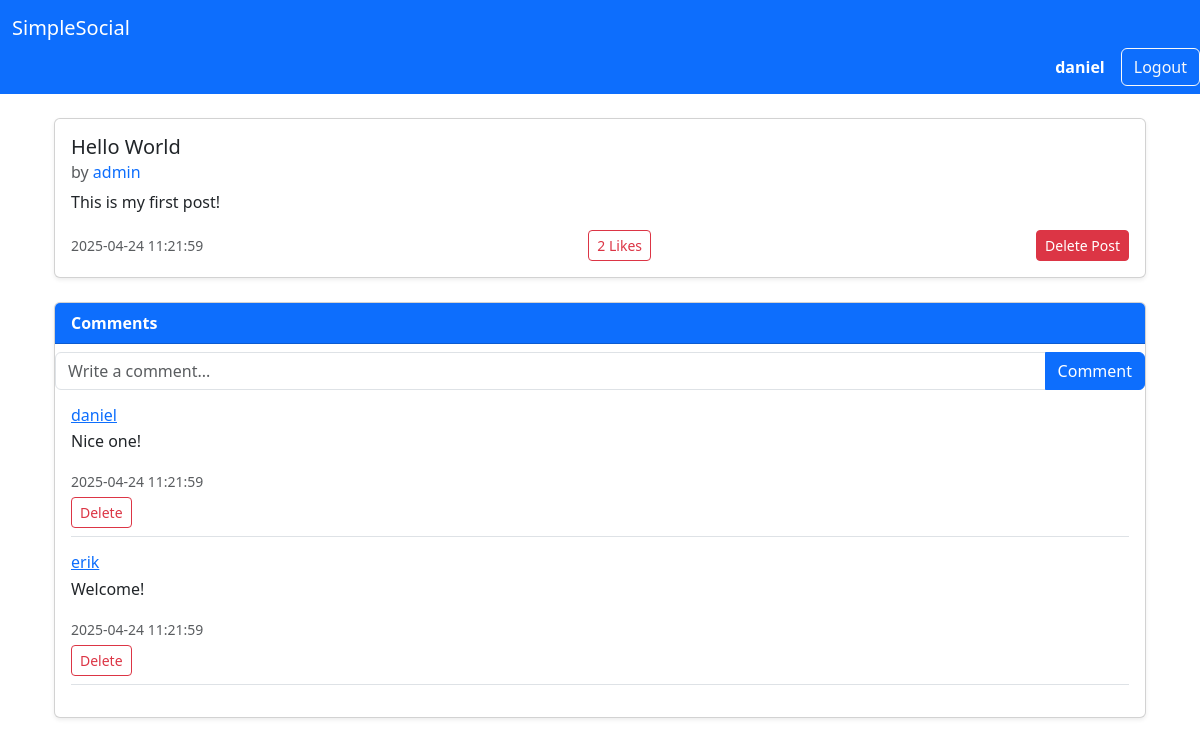
Screenshot of /post/1 (signed in) with the database file from the repository.
### tables this page shows
CREATE TABLE users (
    user_id INTEGER PRIMARY KEY,
    username VARCHAR(15) UNIQUE NOT NULL,
    password VARCHAR(255) NOT NULL,
    email VARCHAR(50) UNIQUE NOT NULL,
    role TEXT NOT NULL CHECK(role IN ('admin', 'user')),
    date TIMESTAMP DEFAULT CURRENT_TIMESTAMP
);

CREATE TABLE posts (
    post_id INTEGER PRIMARY KEY,
    user_id INTEGER NOT NULL,
    title TEXT NOT NULL,
    content TEXT NOT NULL,
    date TIMESTAMP DEFAULT CURRENT_TIMESTAMP,
    FOREIGN KEY (user_id) REFERENCES users (user_id)
);

CREATE TABLE comments (
    comment_id INTEGER PRIMARY KEY,
    post_id INTEGER NOT NULL,
    user_id INTEGER NOT NULL,
    content TEXT NOT NULL,
    date TIMESTAMP DEFAULT CURRENT_TIMESTAMP,
    FOREIGN KEY (post_id) REFERENCES posts (post_id),
    FOREIGN KEY (user_id) REFERENCES users (user_id)
);

### app.py (the view)
@app.route("/post/<int:post_id>", methods=["GET"])
def post(post_id):
    db = get_db()
    post = select_post_by_id(db, post_id)
    if not post:
        abort(404)
    comments = select_comments_by_post_id(db, post_id)
    return render_template('post.html', post=post, comments=comments)

### app.py (called while the page is built)
def get_db():
    if not hasattr(g, "_database"):
        print("Creating new database connection")
        g._database = create_connection(database)
    return g._database

@app.teardown_appcontext
def teardown_db(error):
    db = getattr(g, '_database', None)
    if db is not None:
        print("Closing database connection")
        db.close()

### setup_db.py (called while the page is built)
def create_connection(db_file):
    conn = None
    try:
        conn = sqlite3.connect(db_file)
        return conn
    except Error as e:
        print(f"Error: {e}")
    return conn

def select_post_by_id(conn, post_id):
    try:
        conn.row_factory = sqlite3.Row
        cur = conn.cursor()
        sql = """
        SELECT p.post_id, p.title, p.content,
        p.date AS post_date,
        u.username AS post_author,
        (
            SELECT COUNT(*)
            FROM likes l
            WHERE l.post_id = p.post_id
        ) AS like_count
        FROM posts p
        JOIN users u ON p.user_id = u.user_id
        WHERE p.post_id = ?
        """
        cur.execute(sql, (post_id,))
        return cur.fetchone()
    except Exception as e:
        print("Error fetching post by ID:", e)
        return None

def select_comments_by_post_id(conn, post_id):
    try:
        conn.row_factory = sqlite3.Row
        cur = conn.cursor()
        sql = """
        SELECT c.comment_id, c.content, c.date AS comment_date, u.username AS comment_author
        FROM comments c
        JOIN users u ON c.user_id = u.user_id
        WHERE c.post_id = ?
        ORDER BY c.date ASC
        """
        cur.execute(sql, (post_id,))
        return cur.fetchall()
    except Exception as e:
        print("Error fetching comments:", e)
        return []

### templates/post.html (shortened to what this page needs)
{% extends "base.html" %}
{% block content %}
<div class="container mt-4">
    <div class="card mb-4 shadow-sm">
        <div class="card-body">
            <h5 class="card-title">{{ post.title }}</h5>
            <h6 class="card-subtitle text-muted mb-2">
                by
                <a href="{{ url_for('profile', username=post.post_author) }}" class="text-decoration-none">
                    {{ post.post_author }}
                </a>
            </h6>
            <p class="card-text">{{ post.content }}</p>
            <div class="d-flex justify-content-between align-items-center">
                <small class="text-muted">{{ post.post_date }}</small>
                <form method="POST" action="{{ url_for('like_post') }}">
                    <button type="submit" class="btn btn-sm btn-outline-danger">
                        {{ post.like_count }} Likes
                    </button>
                </form>
                {% if session.username == post.post_author or session.role == "admin" %}
                <form method="POST" action="{{ url_for('delete_post', post_id=post.post_id) }}">
                    <button type="submit" class="btn btn-sm btn-danger">Delete Post</button>
                </form>
                {% endif %}
            </div>
        </div>
    </div>
    <div class="card mb-4 shadow-sm">
        <div class="card-header bg-primary text-white">
            <strong>Comments</strong>
        </div>
        <form method="POST" action="{{ url_for('comment_post', post_id=post.post_id) }}">
            <div class="input-group mt-2">
                <input type="text" name="content" class="form-control" maxlength="255" placeholder="Write a comment..." required>
                <button type="submit" class="btn btn-primary">Comment</button>
            </div>
        </form>
        <div class="card-body">
            {% for comment in comments %}
            <div class="mb-3 border-bottom pb-2">
                <h6 class="mb-1">
                    <a href="{{ url_for('profile', username=comment.comment_author) }}">
                      {{ comment.comment_author }}
                    </a>
                  </h6>                <p>{{ comment.content }}</p>
                <small class="text-muted">{{ comment.comment_date }}</small>
                {% if session.username == comment.comment_author or session.role == "admin" %}
                <form method="POST" action="{{ url_for('delete_comment', comment_id=comment.comment_id) }}">
                    <button type="submit" class="btn btn-sm btn-outline-danger btn-sm mt-1">Delete</button>
                </form>
                {% endif %}
            </div>
            {% else %}
            <p class="text-muted">No comments yet.</p>
            {% endfor %}
        </div>
    </div>
{% endblock %}

### templates/base.html (shortened to what this page needs)
<!DOCTYPE html>
<html lang="en">
<head>
    <link href="https://cdn.jsdelivr.net/npm/bootstrap@5.3.3/dist/css/bootstrap.min.css" rel="stylesheet">
</head>
<body>
    <nav class="navbar navbar-dark bg-primary mb-4">
        <div class="container-fluid">
            <a class="navbar-brand" href="{{ url_for('index') }}">SimpleSocial</a>
        </div>
        {% if session.get('username') %}
            <div class="d-flex align-items-center ms-auto">
                <a href="{{ url_for('profile', username=session.get('username')) }}" class="me-3 text-white text-decoration-none fw-semibold">
                    {{ session.get('username') }}
                </a>
                <form method="POST" action="{{ url_for('logout') }}">
                    <button type="submit" class="btn btn-outline-light">Logout</button>
                </form>
            </div>
        {% endif %}
    </nav>
    <div class="container">
        {% block content %}
        {% endblock %}
    </div>
</body>
</html>

### rows the page displays
users: get "daniel"
posts: title "Hello World", content "This is my first post!", post_date "2025-04-24 11:21:59"
users: post_author "admin"
comments: comment_author "daniel", content "Nice one!", comment_date "2025-04-24 11:21:59"
comments: comment_author "erik", content "Welcome!", comment_date "2025-04-24 11:21:59"

### other values shown
{{ post.like_count }} "2"
